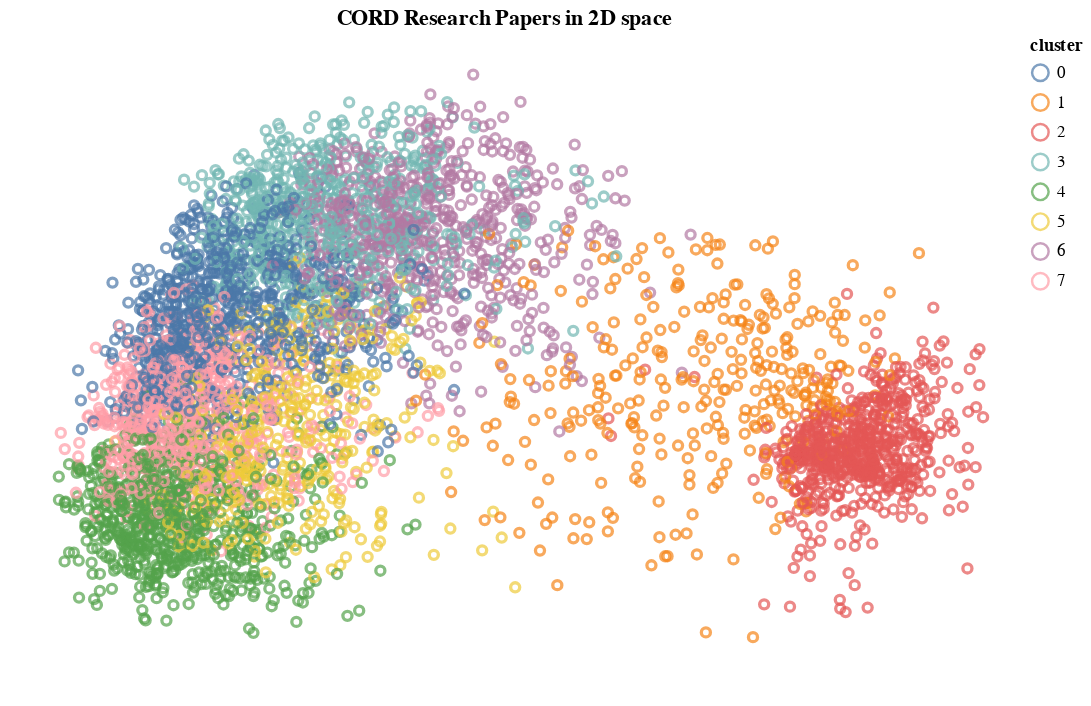

The notebook cell saved with this chart:
### Markdown cell above
### Chart showing clusters of research papers
The chart below shows the research papers in 2D space. The chart below is done in **Altair** - the best Python charting library.

### Code cell
import altair as alt


vector_df = pd.DataFrame({'x':vectors.x,
                          'y': vectors.y,
                          '1d': vectors['1d'],
                          'cluster': vectors.cluster,
                          'covid_related': vectors.covid_related,
                          'published': vectors.published})  # Ensure 5000 limit

alt.Chart(vector_df.sample(5000)).mark_point().encode(
       x=alt.X('x', axis=None),
       y=alt.Y('y', axis=None),
       color= 'cluster:N'
    ).properties(
        title='CORD Research Papers in 2D space',
        width=600,
        height=400
    ).configure_axis(
        grid=False
    ).configure_view(
        strokeWidth=0
    )

### Figure 1 — Vega-Lite specification as saved in the notebook (floating-point values rounded to 4 significant figures; data arrays with more than 128 entries replaced by an {"elided": "..."} marker saying what was removed)
{"config": {"view": {"continuousWidth": 400, "continuousHeight": 300, "strokeWidth": 0}, "axis": {"grid": false}}, "data": {"name": "data-35beaff475b5eb8d72ce2c77e6319c91"}, "mark": "point", "encoding": {"color": {"type": "nominal", "field": "cluster"}, "x": {"type": "quantitative", "axis": null, "field": "x"}, "y": {"type": "quantitative", "axis": null, "field": "y"}}, "height": 400, "title": "CORD Research Papers in 2D space", "width": 600, "$schema": "https://vega.github.io/schema/vega-lite/v4.0.2.json", "datasets": {"data-35beaff475b5eb8d72ce2c77e6319c91": {"elided": "5000 records"}}}
